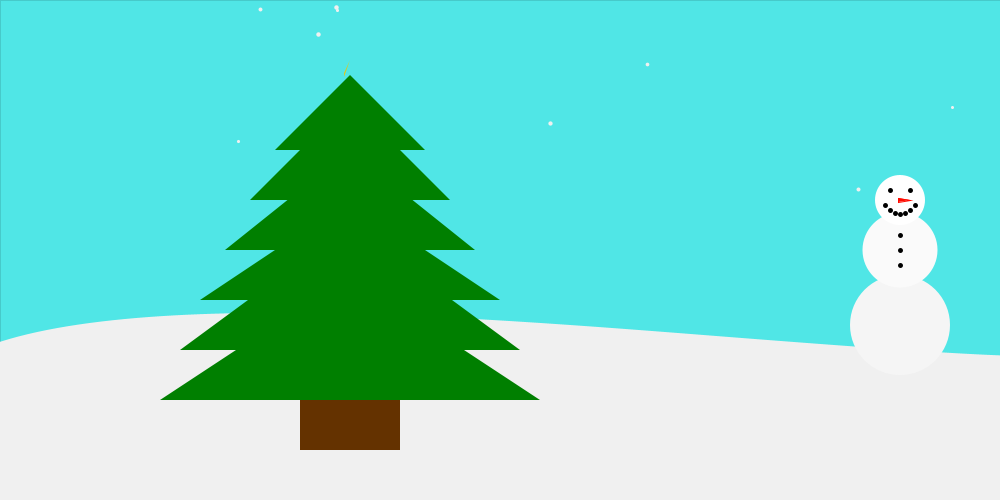
Frame 1 (no input)
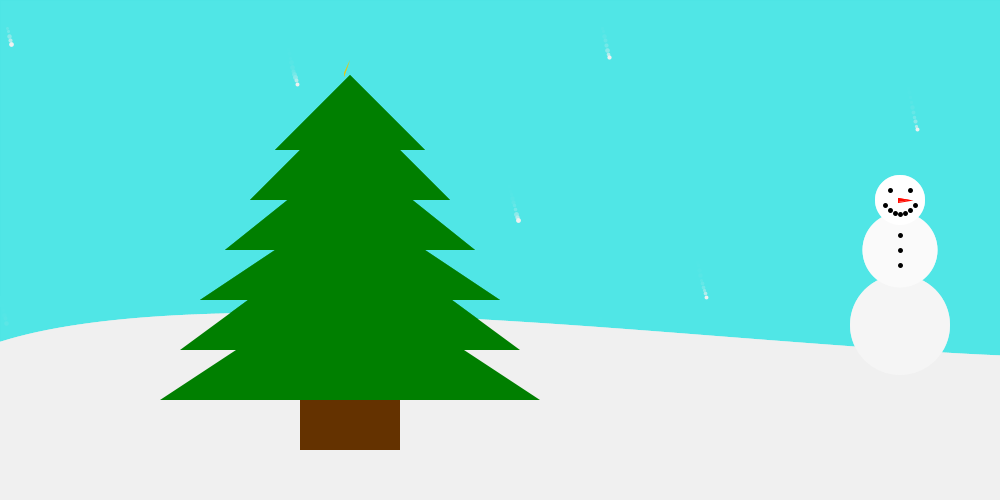
Frame 60 (the mouse pressed at the canvas centre just before this capture)
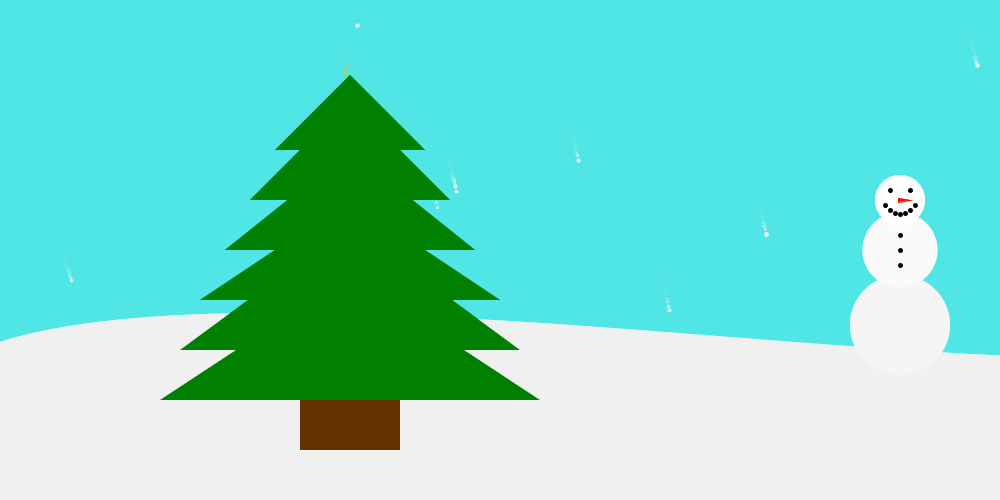
Frame 120 (the mouse held since frame 60 and released just before this capture)

The Processing sketch that drew these frames (run headless with seeded random() and noise(); from frame 60 on, the mouse is pressed at the canvas centre):

// Processing sketch: urmom
// ── urmom.pde
int x0 = (int) random(1000);
int x1 = (int) random(1000);
int x2 = (int) random(1000);
int x3 = (int) random(1000);
int x4 = (int) random(1000);
int x5 = (int) random(1000);
int x6 = (int) random(1000);
int x7 = (int) random(1000);
int x8 = (int) random(1000);
int x9 = (int) random(1000);
int y0 = (int) random(300);
int y1 = (int) random(300);
int y2 = (int) random(300);
int y3 = (int) random(300);
int y4 = (int) random(300);
int y5 = (int) random(300);
int y6 = (int) random(300);
int y7 = (int) random(300);
int y8 = (int) random(300);
int y9 = (int) random(300);
int starx = 350;
int stary = 75;
int e = 1;
void setup() {
  size(1000,500);
  background(80,230,230);
  frameRate(50);
}
void draw() {
  blueify();
  snow();
  ground();
  snowman();
  snowface();
  tree();
  star();
}
void star() {
  noStroke();
  fill(220,200,30);
  triangle(starx-(6),stary-(2),starx-(6),stary+(2),starx+(0),stary-(15));
 // triangle(starx(),stary(*e),starx(*e),stary(*e),starx(*e),stary(*e));
//  triangle(starx(),stary(*e),starx(*e),stary(*e),starx(*e),stary(*e));
 // triangle(starx(*e),stary(*e),starx(*e),stary(*e),starx(*e),stary(*e));
 // triangle(starx(*e),stary(*e),starx(*e),stary(*e),starx(*e),stary(*e));
}
void tree() {
  noStroke();
  fill(100,50,0);
  rect(300,400,100,50);
  fill(0,127,0);
  triangle(160,400,540,400,350,275);
  triangle(180,350,520,350,350,225);
  triangle(200,300,500,300,350,200);
  triangle(225,250,475,250,350,150);
  triangle(250,200,450,200,350,100);
  triangle(275,150,425,150,350,75);
}
void snowman() {
  noStroke();
  fill(245);
  ellipse(900,325,100,100);
  fill(250);
  ellipse(900,250,75,75);
  fill(255);
  ellipse(900,200,50,50);
}
void snowface() {
  strokeWeight(5);
  stroke(0);
  point(900,265);
  point(900,250);
  point(900,235);
  point(910,190);
  point(890,190);
  point(885,205);
  point(890,210);
  point(895,213);
  point(900,214);
  point(905,213);
  point(910,210);
  point(915,205);
  strokeWeight(1);
  stroke(255,10,0);
  fill(255,10,0);
  triangle(898,198,898,202,910,200);
}
void ground() {
  strokeWeight(200);
  stroke(240);
  curve(200,1050,0,450,1100,450,600,250);
}
void snow() {
  x0 = x0 + (int) random(1,2);
  x1 = x1 + (int) random(1,2);
  x2 = x2 + (int) random(1,2);
  x3 = x3 + (int) random(1,2);
  x4 = x4 + (int) random(1,2);
  x5 = x5 + (int) random(1,2);
  x6 = x6 + (int) random(1,2);
  x7 = x7 + (int) random(1,2);
  x8 = x8 + (int) random(1,2);
  x9 = x8 + (int) random(1,2);
  
  y0 = y0 + (int) random(3,6);
  y1 = y1 + (int) random(3,6);
  y2 = y2 + (int) random(3,6);
  y3 = y3 + (int) random(3,6);
  y4 = y4 + (int) random(3,6);
  y5 = y5 + (int) random(3,6);
  y6 = y6 + (int) random(3,6);
  y7 = y7 + (int) random(3,6);
  y8 = y8 + (int) random(3,6);
  y9 = y8 + (int) random(3,6);
  
  if (x0 >= 1000) {
    x0 = x0 - 1000;
  }
  if (x1 >= 1000) {
    x1 = x1 - 1000;
  }
  if (x2 >= 1000) {
    x2 = x2 - 1000;
  }
  if (x3 >= 1000) {
    x3 = x3 - 1000;
  }
  if (x4 >= 1000) {
    x4 = x4 - 1000;
  }
  if (x5 >= 1000) {
    x5 = x5 - 1000;
  }
  if (x6 >= 1000) {
    x6 = x6 - 1000;
  }
  if (x7 >= 1000) {
    x7 = x7 - 1000;
  }
  if (x8 >= 1000) {
    x8 = x8 - 1000;
  }
  if (x9 >= 1000) {
    x9 = x9 - 1000;
  }
  
  if(y0 >= 325) {
    y0 = y0 - 300;
  }
  if(y1 >= 325) {
    y1 = y1 - 300;
  }
  if(y2 >= 325) {
    y2 = y2 - 300;
  }
  if(y3 >= 325) {
    y3 = y3 - 300;
  }
  if(y4 >= 325) {
    y4 = y4 - 300;
  }
  if(y5 >= 325) {
    y5 = y5 - 300;
  }
  if(y6 >= 325) {
    y6 = y6 - 300;
  }
  if(y7 >= 325) {
    y7 = y7 - 300;
  }
  if(y8 >= 325) {
    y8 = y8 - 300;
  }
  if(y9 >= 325) {
    y9 = y9 - 300;
  }
  
  stroke(240);
  
  strokeWeight(random(3,5));
  point(x0,y0);
  strokeWeight(random(3,5));
  point(x1,y1);
  strokeWeight(random(3,5));
  point(x2,y2);
  strokeWeight(random(3,5));
  point(x3,y3);
  strokeWeight(random(3,5));
  point(x4,y4);
  strokeWeight(random(3,5));
  point(x5,y5);
  strokeWeight(random(3,5));
  point(x6,y6);
  strokeWeight(random(3,5));
  point(x7,y7);
  strokeWeight(random(3,5));
  point(x8,y8);
  strokeWeight(random(3,5));
  point(x9,y9);
}
void blueify() {
  strokeWeight(0);
  fill(80,230,230,100);
  rect(0,0,width,height);
}
